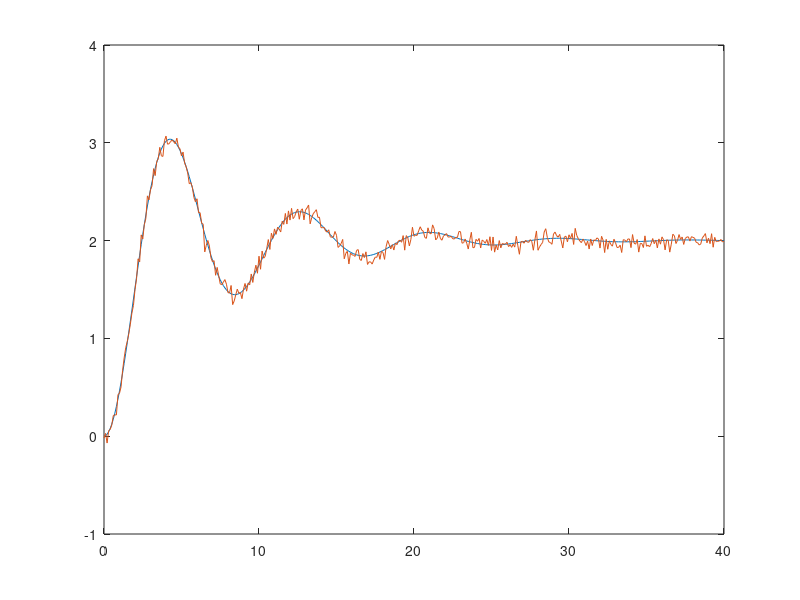

Reproduce this figure in MATLAB. (Note: this script raises an error after producing the figure.)
clc;
clear all;

%% Model
num=[1 2];
den=[1 2 1.1 1];
Mytf=tf(num,den);
roots(num);
roots(den);
Ts=0.1;
t=0:Ts:40;
t=t';
len1=length(t);

%% generate data step response
y=step(Mytf,t);
ynoisy=y+0.05*randn(len1,1);
save dataTemp.mat t Ts y ynoisy;
figure(1)
plot(t,y,t,ynoisy)

%% generate data frequency response
freq = logspace(-1,1,50);
len2=length(freq);
[mag,phase] = bode(tf([1 0.2],[1 2 1 1]),freq);
data = frd(mag.*exp(1j*phase*pi/180),freq);

noise=0.05*randn(len2,1);
for i=1:len2
    Mymag(i)=mag(:,:,i);
    MyPhase(i)=phase(:,:,i);
    if i<len2-5
        magNoisy(i)=mag(:,:,i)+noise(i);
        PhaseNoisy(i)=phase(:,:,i)+100*noise(i);
    else
        magNoisy(i)=mag(:,:,i);
        PhaseNoisy(i)=phase(:,:,i);
    end
end

dataNoisy = frd(magNoisy.*exp(1j*PhaseNoisy*pi/180),freq);
save dataFreq.mat data dataNoisy;

figure(2)
bodeplot(data,'ob');
hold on;
bodeplot(dataNoisy,'xr');

figure(3)
subplot(2,1,1)
grid on;
loglog(freq,Mymag)
hold on;
loglog(freq,magNoisy)

subplot(2,1,2)
grid on;
semilogx(freq,PhaseNoisy)
hold on;
semilogx(freq,PhaseNoisy)
